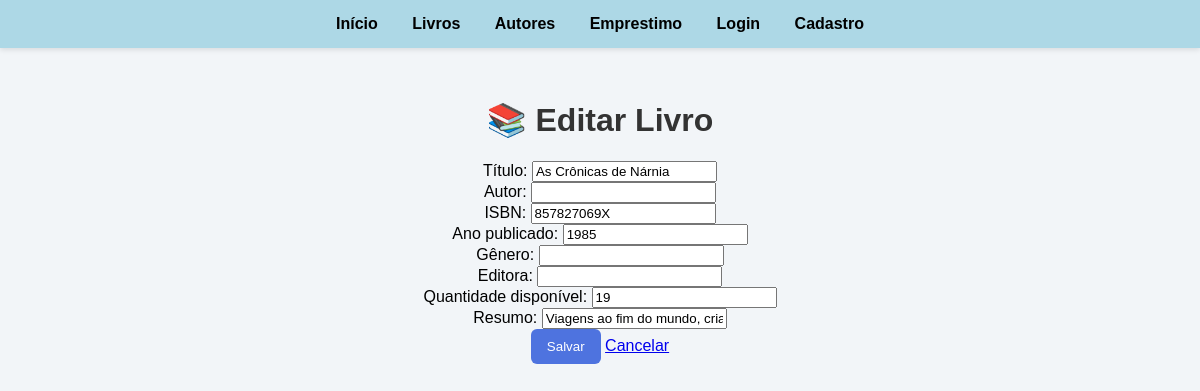
The app's page /editar_livro/1 (signed in), older data.
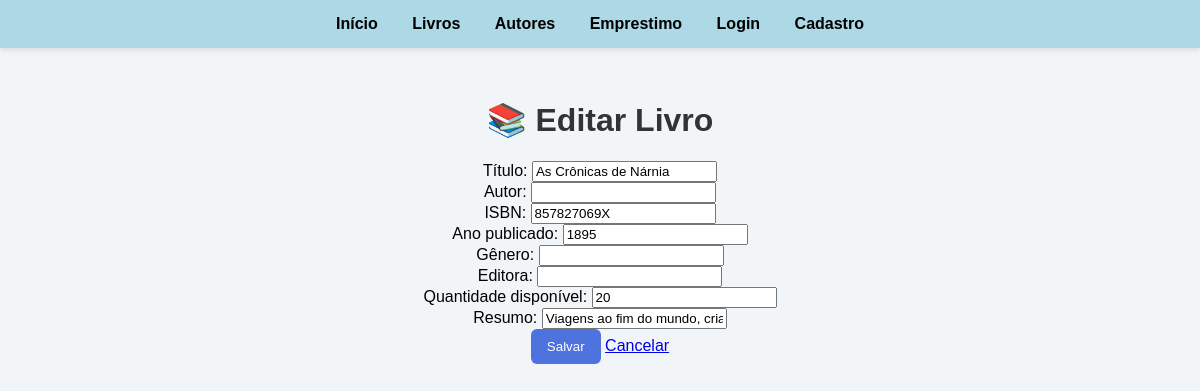
The same page, newer data.
### tables this page shows
CREATE TABLE livros (
    id_livro INTEGER PRIMARY KEY AUTOINCREMENT,
    autor_id INTEGER NOT NULL,
    titulo VARCHAR(255) NOT NULL,
    isbn VARCHAR(13) NOT NULL,
    ano_publicacao INTEGER,
    genero_id INTEGER,
    editora_id INTEGER,
    quantidade_disponivel INTEGER,
    resumo TEXT,
    FOREIGN KEY (autor_id) REFERENCES autores(id_autor) ON DELETE RESTRICT,
    FOREIGN KEY (genero_id) REFERENCES generos(id_genero),
    FOREIGN KEY (editora_id) REFERENCES editoras(id_editora)
);

### app.py (the view, shortened to what this page needs)
@app.route('/editar_livro/<id>', methods=["GET", "POST"])
@login_required
def editar_livro(id):
    conexao = obter_conexao()
    livro = conexao.execute("SELECT * FROM livros WHERE id_livro = ?", (id,)).fetchone()
    conexao.close()
    if not livro:
        flash("Livro não encontrado.", "error")
        return redirect(url_for("livros"))
    return render_template("editar_livro.html", livro=livro)

### app.py (called while the page is built)
@login_manager.user_loader
def load_user(user_id):
    return User.achar_email(user_id)

### database.py (called while the page is built)
def obter_conexao():
    conexao = sqlite3.connect('livros.db')
    conexao.execute("PRAGMA foreign_keys = ON")
    conexao.row_factory = sqlite3.Row
    return conexao

### modelos/__init__.py (called while the page is built)
    @classmethod
    def achar_email(cls, email):
        conexao = obter_conexao()
        sql = "SELECT * FROM usuarios WHERE email = ?"
        resultado = conexao.execute(sql, (email,)).fetchone()
        if resultado:
            return User(
                email=resultado['email'],
                nome=resultado['nome_usuario'],
                senha=resultado['senha_usuario'],
                numero_telefone=resultado['numero_telefone'],
                data_inscricao=resultado['data_inscricao']
            )
        return None

### templates/editar_livro.html (shortened to what this page needs)
{% extends 'base.html' %}
{% block conteudo %}
<h1>📚 Editar Livro</h1>
<form method="POST" action="{{ url_for('editar_livro', id=livro.id_livro if livro else 0) }}">
    Título: <input type="text" name="titulo" value="{{ livro.titulo if livro else '' }}" required><br>
    Autor: <input type="text" name="autor" value="{{ livro.autor if livro else autor_nome or '' }}" required><br>
    ISBN: <input type="text" name="isbn" value="{{ livro.isbn if livro else '' }}"><br>
    Ano publicado: <input type="number" name="ano_publicacao" value="{{ livro.ano_publicacao if livro else '' }}"><br>
    Gênero: <input type="text" name="genero" value="{{ livro.genero if livro else '' }}"><br>
    Editora: <input type="text" name="editora" value="{{ livro.editora if livro else '' }}"><br>
    Quantidade disponível: <input type="number" name="quantidade_disponivel" value="{{ livro.quantidade_disponivel if livro else '' }}"><br>
    Resumo: <input type="text" name="resumo" value="{{ livro.resumo if livro else '' }}"><br>
    <button type="submit">Salvar</button>
    <a href="{{ url_for('livros') }}">Cancelar</a>
</form>
{% endblock %}

Row changes from the older to the newer data that the page shows:
changed livros "As Crônicas de Nárnia": ano_publicacao "1985" → "1895"; quantidade_disponivel "19" → "20"
